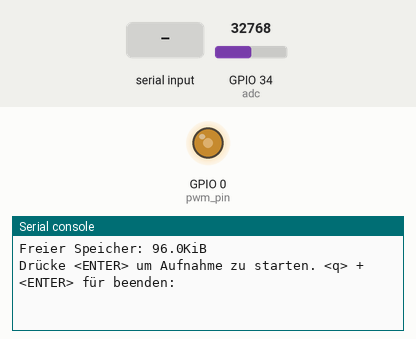
This program was run on a simulated ESP32 board running MicroPython. Shown: output pins drawn as LEDs (lit = HIGH), the last lines printed to the serial console. The inputs (shaded band) are chosen by the test bench; at power-on: GPIO 34 (adc) = 32768 (analog values on the 0–65535 scale). Files the program writes start out absent.

Above: at 1.2 s.
1.3 s: "c" typed at the serial console, then Enter
At 2.1 s:
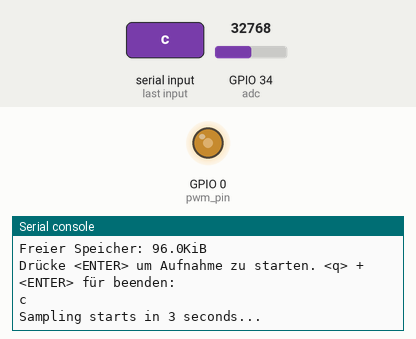
At 4.7 s:
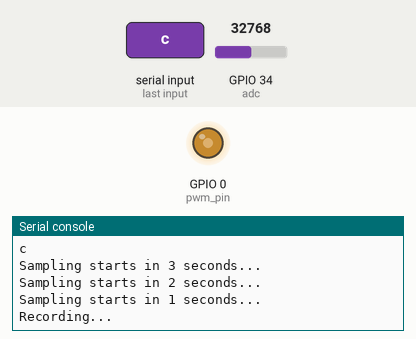

The program:

ue6.py
```python
# Übungsblatt 6 - Finale Abgabe

'''
Versteht das Aufnehmen, Abspielen und Speichern von Sprachproben mit dem ESP32.

Dieses Programm nutzt die Klasse Sampler aus Übung 4 und Übung 5.
Es nimmt Sprachproben über das Mikrofon auf, spielt sie wieder ab
und speichert die Samples in einer CSV-Datei auf dem ESP32.

1. ESP32 wird auf 240 MHz gesetzt.
2. Der ADC liest das Mikrofonsignal auf GPIO34 ein.
3. Die Samples werden in der Liste samples gespeichert.
4. Die Samples werden über PWM auf GPIO0 wiedergegeben.
5. Die Aufnahme kann in samples.csv gespeichert werden.
6. Die Datei samples.csv kann später mit Thonny auf den PC geladen werden.

Kurz:
Mikrofon → ADC → digitale Samples → PWM → Lautsprecher → CSV-Datei
'''

import machine                         # ESP32-Systemfunktionen
import time                            # Zeitfunktionen
from machine import Pin                # GPIO-Pins
from machine import PWM                # PWM-Modul
from machine import Timer              # Timer-Modul
from machine import ADC                # ADC-Modul
import gc                              # Speicherverwaltung
import io                              # Datei schreiben
import os                              # Dateisystem


class Sampler():

    # Klassenvariablen
    adc = ADC(Pin(34), atten=ADC.ATTN_11DB)    # ADC auf GPIO34 für Mikrofon
    pwm_pin = PWM(Pin(0))                      # PWM-Ausgang auf GPIO0 für Lautsprecher
    tim = Timer(0)                             # Timer 0 benutzen
    samples = []                               # Liste für aufgenommene Samples
    conv = False                               # Status: Aufnahme/Wiedergabe läuft oder nicht

    def __init__(self, fs):

        # ESP32 auf maximale Taktfrequenz setzen
        machine.freq(240000000)

        # PWM mit 100 kHz und 50 % Duty-Cycle starten
        Sampler.pwm_pin.init(int(1E5), duty_u16=32768)

        # kurze Wartezeit
        time.sleep_ms(50)

        # Abtastfrequenz speichern
        self.fs = fs

    def pwm(self, duty):
        '''
        Startet ein PWM-Signal.
        duty: Tastverhältnis zwischen 0 und 65535
        '''

        # Prüfen, ob duty im erlaubten Bereich liegt
        if (duty < 0) or (duty > 65535):
            raise Exception("Duty-Cycle must be in between [0,65535]%!")

        # Duty-Cycle setzen
        Sampler.pwm_pin.duty_u16(int(duty))

    def convAD(self, T):

        # Anzahl der Samples berechnen
        for i in range(T * self.fs):

            # Analogwert vom Mikrofon lesen und speichern
            Sampler.samples.append(Sampler.adc.read_u16())

            # bis zum nächsten Timer-Aufruf warten
            yield

    def convDA(self):

        # Alle gespeicherten Samples nacheinander ausgeben
        for duty in Sampler.samples:

            # aktuelles Sample als PWM-Duty ausgeben
            self.pwm(duty)

            # bis zum nächsten Timer-Aufruf warten
            yield

    def handler(self, gen):

        try:
            # nächstes Sample aufnehmen oder ausgeben
            next(gen)

        except StopIteration:

            # Timer stoppen, wenn Vorgang fertig ist
            Sampler.tim.deinit()

            # Status auf fertig setzen
            self.conv = False

    def startAD(self, T):

        # Generator für Aufnahme erzeugen
        gen = self.convAD(T)

        # Status auf laufend setzen
        self.conv = True

        # Timer startet Aufnahme mit Abtastfrequenz fs
        Sampler.tim.init(mode=Timer.PERIODIC, freq=self.fs, callback=lambda t:self.handler(gen))

    def startDA(self):

        # Generator für Wiedergabe erzeugen
        gen = self.convDA()

        # Status auf laufend setzen
        self.conv = True

        # Timer startet Wiedergabe mit Abtastfrequenz fs
        Sampler.tim.init(mode=Timer.PERIODIC, freq=self.fs, callback=lambda t:self.handler(gen))


if __name__ == "__main__":

    # Abtastfrequenz
    fs = 4000

    # Aufnahmezeit in Sekunden
    T = 4

    # Sampler-Objekt erzeugen
    sampler = Sampler(fs)

    # Dateiname für gespeicherte Samples
    fname = "samples.csv"

    # CSV-Datei zum Schreiben öffnen
    f = io.open(fname, "wt")

    # Endlosschleife für mehrere Sprachproben
    while True:

        # alte Samples löschen
        Sampler.samples.clear()

        # Speicher aufräumen
        gc.collect()

        # freien Speicher anzeigen
        print("Freier Speicher: {0}KiB".format(gc.mem_free() / 1024))

        # Benutzer entscheidet, ob Aufnahme startet oder Programm beendet wird
        eingabe = input("Drücke <ENTER> um Aufnahme zu starten. <q> + <ENTER> für beenden: ")

        # wenn q eingegeben wurde, Datei schließen und Programm beenden
        if eingabe == "q":
            f.close()
            break

        # Countdown vor Aufnahme
        for wait in range(3, 0, -1):

            # Countdown anzeigen
            print("Sampling starts in {0} seconds...".format(wait))

            # 1 Sekunde warten
            time.sleep(1)

        # Aufnahme starten
        print("Recording...")

        # Startzeit speichern
        start_ticks = time.ticks_ms()

        # A/D-Wandlung starten
        sampler.startAD(T)

        # warten bis Aufnahme fertig ist
        while sampler.conv:
            pass

        # Endzeit speichern
        end_ticks = time.ticks_ms()

        # Aufnahme-Informationen ausgeben
        print("Sampling after T={0} sec. finished ({1} samples, {2}KiB).".format(
            time.ticks_diff(end_ticks, start_ticks) / 1000,
            len(Sampler.samples),
            len(Sampler.samples) * 2 / 1024
        ))

        # Benutzer kann Aufnahme anhören
        input("Drücke <ENTER> um Aufnahme anzuhören.")

        # Wiedergabe starten
        sampler.startDA()

        # Wiedergabe anzeigen
        print("Playback...")

        # warten bis Wiedergabe fertig ist
        while sampler.conv:
            pass

        # Wiedergabe fertig
        print("Done.")

        # Benutzer entscheidet, ob Aufnahme gespeichert wird
        eingabe = input("Drücke <ENTER> um Aufnahme zu speichern. <c> + <ENTER> für Verwerfen: ")

        # wenn nicht c eingegeben wurde, Aufnahme speichern
        if not eingabe == "c":

            # Name der Aufnahme eingeben
            smpnm = input("Bitte den Namen der Aufnahme eingeben: ")

            # Speichern anzeigen
            print("Storing...")

            # Name der Aufnahme zuerst schreiben
            f.write(smpnm + ",")

            # alle Samples bis auf das letzte schreiben
            for i in range(len(Sampler.samples) - 1):
                f.write(str(Sampler.samples[i]) + ",")

            # letztes Sample schreiben und Zeile beenden
            f.write(str(Sampler.samples[-1]) + "\n")

            # Speichern fertig
            print("Done.")
```

Measured:
- after the input at 1.3 s, the serial console: prints a new line at once (image 1)
